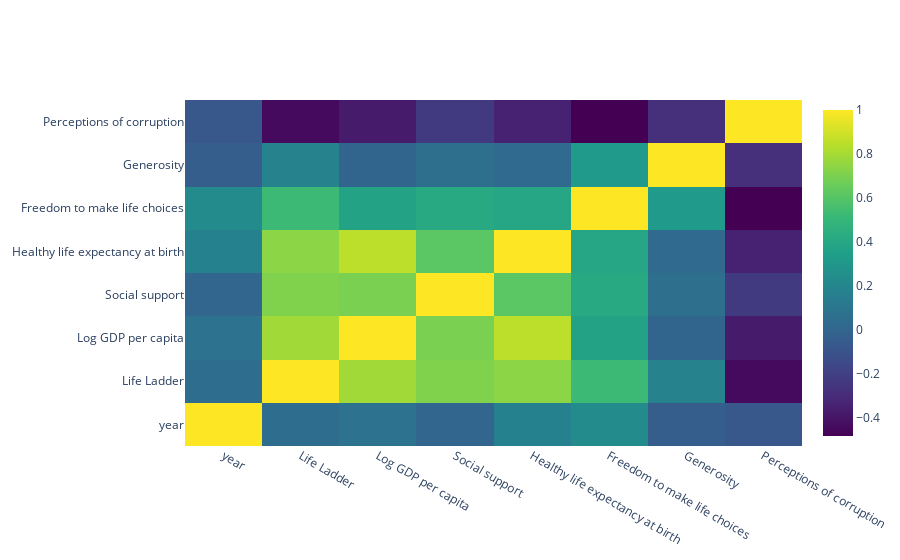

Source (notebook cell):
### Markdown cell above
***
- Let's see correlation in the heatmap.
***

### Code cell
fig = go.Figure(go.Heatmap(z=df.corr(), x=df.corr().columns.tolist(), y=df.corr().columns.tolist(),
                          colorscale="viridis"))
fig.show()

### Figure 1 — Plotly figure (JSON) as saved in the notebook; plotly's stock layout.template omitted (floating-point values rounded to 4 significant figures)
{"data": [{"colorscale": [[0, "#440154"], [0.1111, "#482878"], [0.2222, "#3e4989"], [0.3333, "#31688e"], [0.4444, "#26828e"], [0.5556, "#1f9e89"], [0.6667, "#35b779"], [0.7778, "#6ece58"], [0.8889, "#b5de2b"], [1, "#fde725"]], "type": "heatmap", "x": ["year", "Life Ladder", "Log GDP per capita", "Social support", "Healthy life expectancy at birth", "Freedom to make life choices", "Generosity", "Perceptions of corruption"], "y": ["year", "Life Ladder", "Log GDP per capita", "Social support", "Healthy life expectancy at birth", "Freedom to make life choices", "Generosity", "Perceptions of corruption"], "z": [[1, 0.03911, 0.07666, -0.002913, 0.1685, 0.2302, -0.04183, -0.07938], [0.03911, 1, 0.7886, 0.7111, 0.7372, 0.5253, 0.1786, -0.4451], [0.07666, 0.7886, 1, 0.6959, 0.8497, 0.3669, -0.0075, -0.3724], [-0.002913, 0.7111, 0.6959, 1, 0.6121, 0.4161, 0.05617, -0.2282], [0.1685, 0.7372, 0.8497, 0.6121, 1, 0.3957, 0.02421, -0.3489], [0.2302, 0.5253, 0.3669, 0.4161, 0.3957, 1, 0.315, -0.4845], [-0.04183, 0.1786, -0.0075, 0.05617, 0.02421, 0.315, 1, -0.2819], [-0.07938, -0.4451, -0.3724, -0.2282, -0.3489, -0.4845, -0.2819, 1]]}], "layout": {}}
